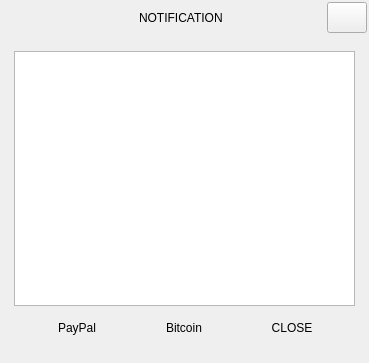
<?xml version="1.0" encoding="UTF-8"?>
<ui version="4.0">
 <class>Notification</class>
 <widget class="QWidget" name="Notification">
  <property name="geometry">
   <rect>
    <x>0</x>
    <y>0</y>
    <width>369</width>
    <height>363</height>
   </rect>
  </property>
  <property name="minimumSize">
   <size>
    <width>369</width>
    <height>363</height>
   </size>
  </property>
  <property name="maximumSize">
   <size>
    <width>369</width>
    <height>363</height>
   </size>
  </property>
  <property name="windowTitle">
   <string>NOTIFICATION</string>
  </property>
  <layout class="QGridLayout" name="gridLayout">
   <property name="leftMargin">
    <number>1</number>
   </property>
   <property name="topMargin">
    <number>1</number>
   </property>
   <property name="rightMargin">
    <number>1</number>
   </property>
   <property name="bottomMargin">
    <number>1</number>
   </property>
   <property name="spacing">
    <number>0</number>
   </property>
   <item row="0" column="0">
    <widget class="QWidget" name="widget_main" native="true">
     <layout class="QGridLayout" name="gridLayout_3">
      <property name="leftMargin">
       <number>1</number>
      </property>
      <property name="topMargin">
       <number>1</number>
      </property>
      <property name="rightMargin">
       <number>1</number>
      </property>
      <property name="bottomMargin">
       <number>1</number>
      </property>
      <property name="spacing">
       <number>0</number>
      </property>
      <item row="0" column="0">
       <widget class="QFrame" name="frame_main">
        <property name="minimumSize">
         <size>
          <width>0</width>
          <height>0</height>
         </size>
        </property>
        <property name="maximumSize">
         <size>
          <width>3840</width>
          <height>2160</height>
         </size>
        </property>
        <property name="frameShape">
         <enum>QFrame::NoFrame</enum>
        </property>
        <property name="frameShadow">
         <enum>QFrame::Raised</enum>
        </property>
        <layout class="QGridLayout" name="gridLayout_2">
         <property name="leftMargin">
          <number>0</number>
         </property>
         <property name="topMargin">
          <number>0</number>
         </property>
         <property name="rightMargin">
          <number>0</number>
         </property>
         <property name="bottomMargin">
          <number>9</number>
         </property>
         <item row="1" column="0" colspan="3">
          <widget class="QFrame" name="frame">
           <property name="minimumSize">
            <size>
             <width>0</width>
             <height>250</height>
            </size>
           </property>
           <property name="frameShape">
            <enum>QFrame::NoFrame</enum>
           </property>
           <property name="frameShadow">
            <enum>QFrame::Raised</enum>
           </property>
           <layout class="QGridLayout" name="gridLayout_4">
            <property name="leftMargin">
             <number>12</number>
            </property>
            <property name="topMargin">
             <number>12</number>
            </property>
            <property name="rightMargin">
             <number>12</number>
            </property>
            <property name="bottomMargin">
             <number>12</number>
            </property>
            <property name="horizontalSpacing">
             <number>0</number>
            </property>
            <property name="verticalSpacing">
             <number>9</number>
            </property>
            <item row="1" column="3">
             <widget class="QPushButton" name="buttonBitcoin">
              <property name="enabled">
               <bool>true</bool>
              </property>
              <property name="sizePolicy">
               <sizepolicy hsizetype="Fixed" vsizetype="Fixed">
                <horstretch>0</horstretch>
                <verstretch>0</verstretch>
               </sizepolicy>
              </property>
              <property name="minimumSize">
               <size>
                <width>90</width>
                <height>25</height>
               </size>
              </property>
              <property name="maximumSize">
               <size>
                <width>90</width>
                <height>25</height>
               </size>
              </property>
              <property name="text">
               <string>Bitcoin</string>
              </property>
              <property name="autoDefault">
               <bool>false</bool>
              </property>
              <property name="flat">
               <bool>true</bool>
              </property>
             </widget>
            </item>
            <item row="1" column="2">
             <spacer name="spacerBitcoin">
              <property name="orientation">
               <enum>Qt::Horizontal</enum>
              </property>
              <property name="sizeHint" stdset="0">
               <size>
                <width>40</width>
                <height>20</height>
               </size>
              </property>
             </spacer>
            </item>
            <item row="1" column="0">
             <spacer name="spacerPayPal">
              <property name="orientation">
               <enum>Qt::Horizontal</enum>
              </property>
              <property name="sizeHint" stdset="0">
               <size>
                <width>40</width>
                <height>20</height>
               </size>
              </property>
             </spacer>
            </item>
            <item row="1" column="4">
             <spacer name="spacerClose">
              <property name="orientation">
               <enum>Qt::Horizontal</enum>
              </property>
              <property name="sizeHint" stdset="0">
               <size>
                <width>40</width>
                <height>20</height>
               </size>
              </property>
             </spacer>
            </item>
            <item row="1" column="1">
             <widget class="QPushButton" name="buttonPayPal">
              <property name="enabled">
               <bool>true</bool>
              </property>
              <property name="sizePolicy">
               <sizepolicy hsizetype="Fixed" vsizetype="Fixed">
                <horstretch>0</horstretch>
                <verstretch>0</verstretch>
               </sizepolicy>
              </property>
              <property name="minimumSize">
               <size>
                <width>90</width>
                <height>25</height>
               </size>
              </property>
              <property name="maximumSize">
               <size>
                <width>90</width>
                <height>25</height>
               </size>
              </property>
              <property name="text">
               <string>PayPal</string>
              </property>
              <property name="autoDefault">
               <bool>false</bool>
              </property>
              <property name="flat">
               <bool>true</bool>
              </property>
             </widget>
            </item>
            <item row="1" column="5">
             <widget class="QPushButton" name="buttonCancel">
              <property name="enabled">
               <bool>true</bool>
              </property>
              <property name="sizePolicy">
               <sizepolicy hsizetype="Fixed" vsizetype="Fixed">
                <horstretch>0</horstretch>
                <verstretch>0</verstretch>
               </sizepolicy>
              </property>
              <property name="minimumSize">
               <size>
                <width>90</width>
                <height>25</height>
               </size>
              </property>
              <property name="maximumSize">
               <size>
                <width>90</width>
                <height>25</height>
               </size>
              </property>
              <property name="text">
               <string>CLOSE</string>
              </property>
              <property name="autoDefault">
               <bool>false</bool>
              </property>
              <property name="flat">
               <bool>true</bool>
              </property>
             </widget>
            </item>
            <item row="1" column="6">
             <spacer name="horizontalSpacer_6">
              <property name="orientation">
               <enum>Qt::Horizontal</enum>
              </property>
              <property name="sizeHint" stdset="0">
               <size>
                <width>40</width>
                <height>20</height>
               </size>
              </property>
             </spacer>
            </item>
            <item row="0" column="0" colspan="7">
             <widget class="QTextBrowser" name="textBrowser">
              <property name="html">
               <string>&lt;!DOCTYPE HTML PUBLIC &quot;-//W3C//DTD HTML 4.0//EN&quot; &quot;http://www.w3.org/TR/REC-html40/strict.dtd&quot;&gt;
&lt;html&gt;&lt;head&gt;&lt;meta name=&quot;qrichtext&quot; content=&quot;1&quot; /&gt;&lt;meta charset=&quot;utf-8&quot; /&gt;&lt;style type=&quot;text/css&quot;&gt;
p, li { white-space: pre-wrap; }
hr { height: 1px; border-width: 0; }
&lt;/style&gt;&lt;/head&gt;&lt;body style=&quot; font-family:'Sans Serif'; font-size:9pt; font-weight:400; font-style:normal;&quot;&gt;
&lt;p style=&quot;-qt-paragraph-type:empty; margin-top:0px; margin-bottom:0px; margin-left:0px; margin-right:0px; -qt-block-indent:0; text-indent:0px; font-family:'Cantarell'; font-size:10pt;&quot;&gt;&lt;br /&gt;&lt;/p&gt;&lt;/body&gt;&lt;/html&gt;</string>
              </property>
             </widget>
            </item>
           </layout>
          </widget>
         </item>
         <item row="0" column="0" colspan="3">
          <widget class="QFrame" name="frame_top">
           <property name="sizePolicy">
            <sizepolicy hsizetype="Expanding" vsizetype="Expanding">
             <horstretch>0</horstretch>
             <verstretch>0</verstretch>
            </sizepolicy>
           </property>
           <property name="minimumSize">
            <size>
             <width>0</width>
             <height>31</height>
            </size>
           </property>
           <property name="maximumSize">
            <size>
             <width>3840</width>
             <height>31</height>
            </size>
           </property>
           <property name="mouseTracking">
            <bool>false</bool>
           </property>
           <property name="acceptDrops">
            <bool>false</bool>
           </property>
           <property name="frameShape">
            <enum>QFrame::NoFrame</enum>
           </property>
           <property name="frameShadow">
            <enum>QFrame::Raised</enum>
           </property>
           <layout class="QGridLayout" name="gridLayout_7">
            <property name="sizeConstraint">
             <enum>QLayout::SetDefaultConstraint</enum>
            </property>
            <property name="leftMargin">
             <number>0</number>
            </property>
            <property name="topMargin">
             <number>0</number>
            </property>
            <property name="rightMargin">
             <number>0</number>
            </property>
            <property name="bottomMargin">
             <number>0</number>
            </property>
            <property name="spacing">
             <number>0</number>
            </property>
            <item row="0" column="6">
             <widget class="QPushButton" name="closeWindow">
              <property name="enabled">
               <bool>true</bool>
              </property>
              <property name="sizePolicy">
               <sizepolicy hsizetype="Minimum" vsizetype="Expanding">
                <horstretch>0</horstretch>
                <verstretch>0</verstretch>
               </sizepolicy>
              </property>
              <property name="minimumSize">
               <size>
                <width>40</width>
                <height>31</height>
               </size>
              </property>
              <property name="maximumSize">
               <size>
                <width>40</width>
                <height>31</height>
               </size>
              </property>
              <property name="toolTip">
               <string>Close</string>
              </property>
              <property name="text">
               <string/>
              </property>
              <property name="iconSize">
               <size>
                <width>16</width>
                <height>16</height>
               </size>
              </property>
             </widget>
            </item>
            <item row="0" column="0">
             <spacer name="horizontalSpacer_2">
              <property name="orientation">
               <enum>Qt::Horizontal</enum>
              </property>
              <property name="sizeType">
               <enum>QSizePolicy::Fixed</enum>
              </property>
              <property name="sizeHint" stdset="0">
               <size>
                <width>12</width>
                <height>20</height>
               </size>
              </property>
             </spacer>
            </item>
            <item row="0" column="2">
             <spacer name="horizontalSpacer">
              <property name="orientation">
               <enum>Qt::Horizontal</enum>
              </property>
              <property name="sizeHint" stdset="0">
               <size>
                <width>40</width>
                <height>20</height>
               </size>
              </property>
             </spacer>
            </item>
            <item row="1" column="6">
             <spacer name="verticalSpacer">
              <property name="orientation">
               <enum>Qt::Vertical</enum>
              </property>
              <property name="sizeHint" stdset="0">
               <size>
                <width>20</width>
                <height>10</height>
               </size>
              </property>
             </spacer>
            </item>
            <item row="0" column="4">
             <spacer name="horizontalSpacer_9">
              <property name="orientation">
               <enum>Qt::Horizontal</enum>
              </property>
              <property name="sizeHint" stdset="0">
               <size>
                <width>40</width>
                <height>20</height>
               </size>
              </property>
             </spacer>
            </item>
            <item row="0" column="3">
             <widget class="QLabel" name="label_title">
              <property name="text">
               <string>NOTIFICATION</string>
              </property>
             </widget>
            </item>
            <item row="0" column="1">
             <widget class="QLabel" name="label">
              <property name="minimumSize">
               <size>
                <width>20</width>
                <height>20</height>
               </size>
              </property>
              <property name="maximumSize">
               <size>
                <width>20</width>
                <height>20</height>
               </size>
              </property>
              <property name="text">
               <string/>
              </property>
              <property name="pixmap">
               <pixmap resource="files.qrc">:/resources/icons/64x64/cine-encoder.png</pixmap>
              </property>
              <property name="scaledContents">
               <bool>true</bool>
              </property>
             </widget>
            </item>
           </layout>
          </widget>
         </item>
        </layout>
       </widget>
      </item>
     </layout>
    </widget>
   </item>
  </layout>
 </widget>
 <resources>
  <include location="files.qrc"/>
 </resources>
 <connections/>
</ui>
